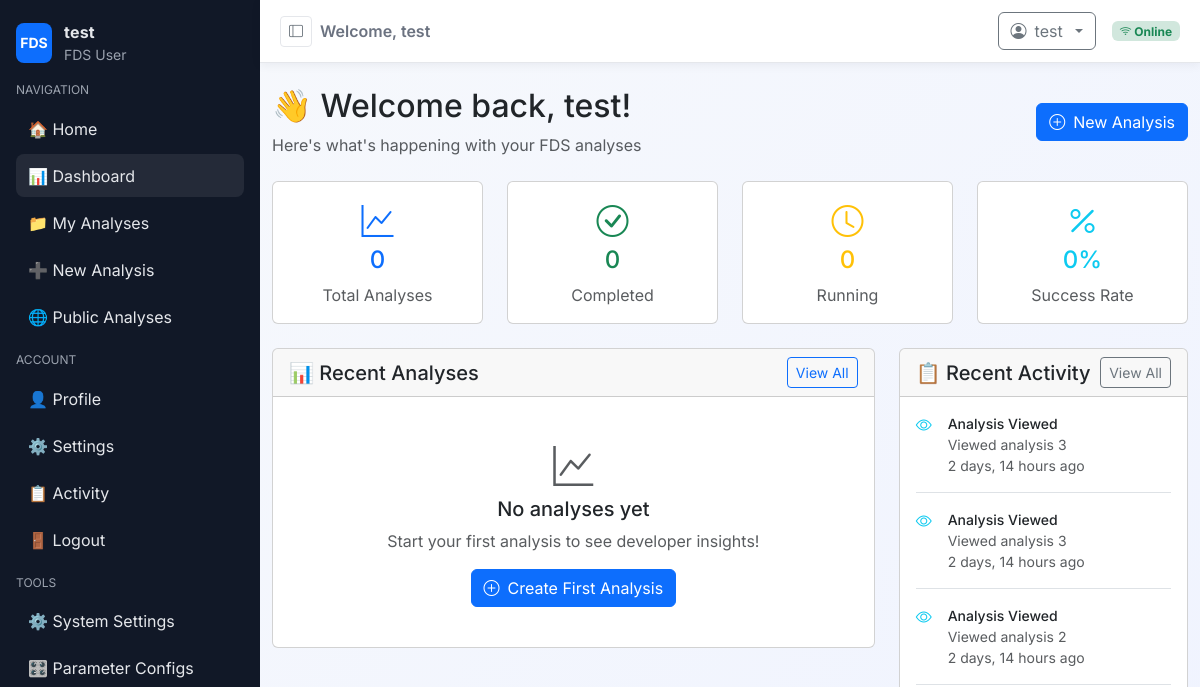
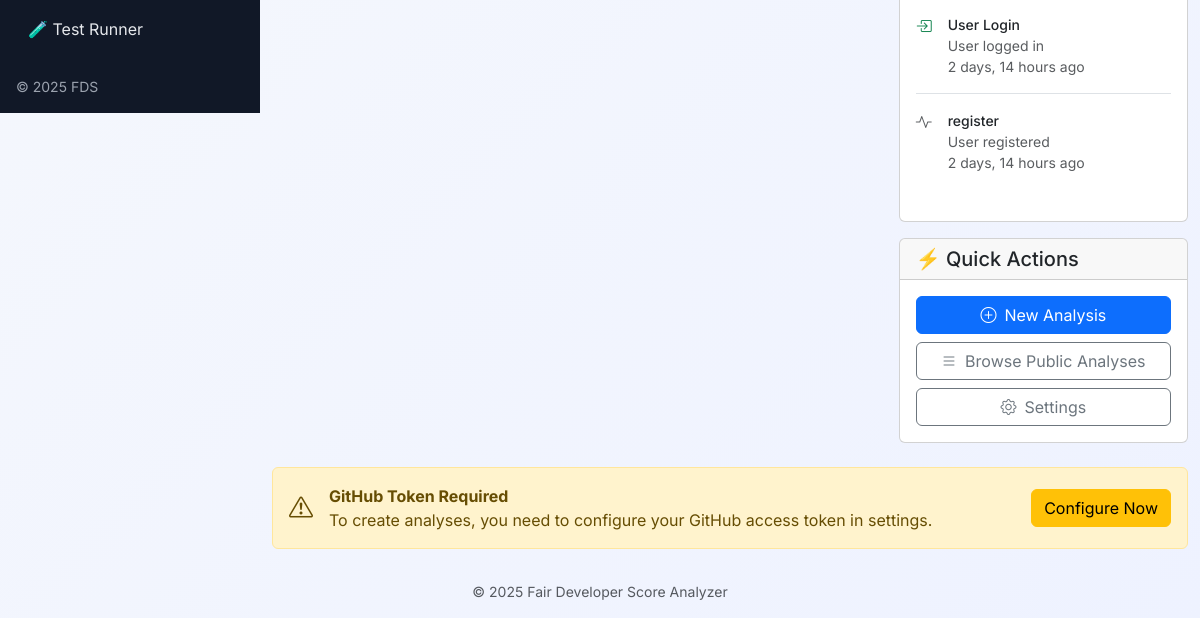
Before: /dashboard/ (signed in) with the older database file (2 pictures, top to bottom).
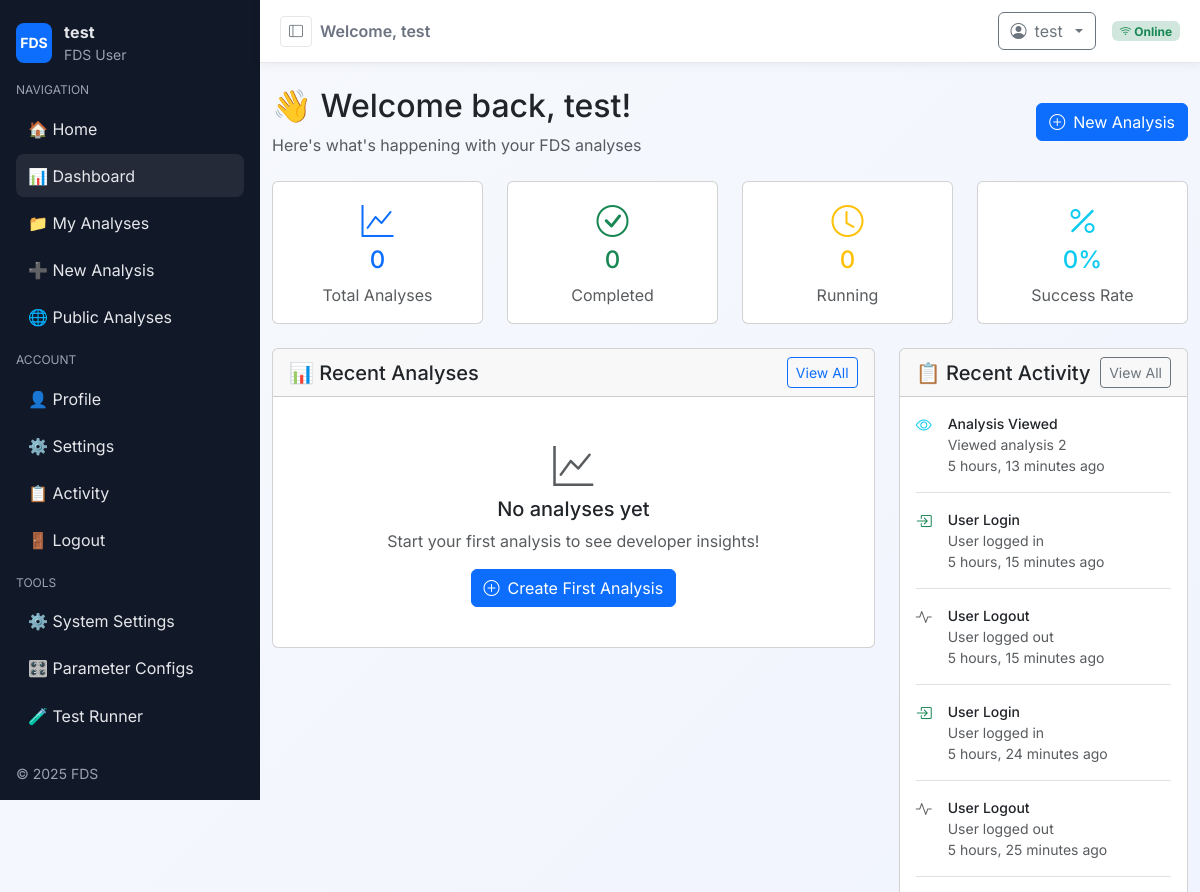
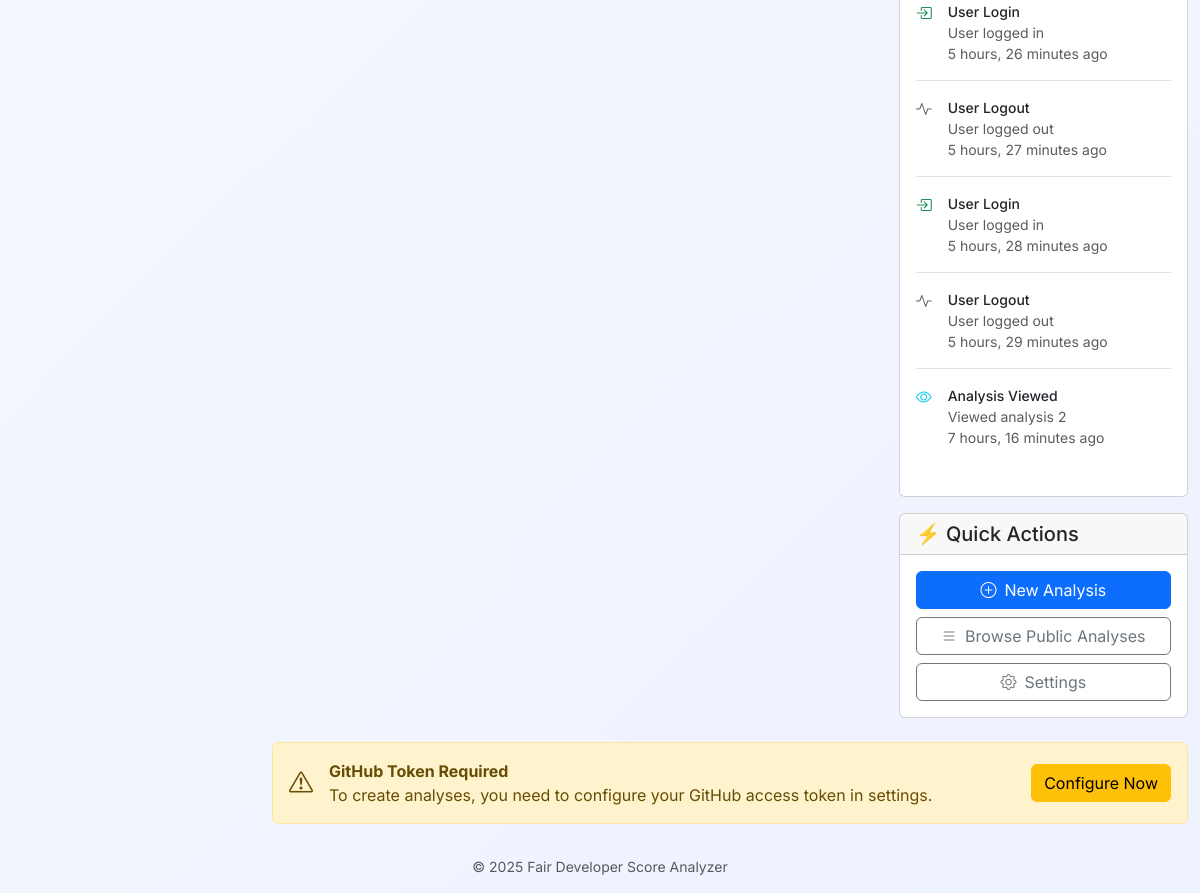
After: the same page with the newer database file (2 pictures, top to bottom).
### dev_productivity/models.py (models this page shows, shortened)
class ActivityLog(models.Model):
    ACTION_CHOICES = [
        ('login', 'User Login'),
        ('logout', 'User Logout'),
        ('analysis_create', 'Analysis Created'),
        ('analysis_view', 'Analysis Viewed'),
        ('analysis_delete', 'Analysis Deleted'),
        ('analysis_share', 'Analysis Shared'),
        ('settings_update', 'Settings Updated'),
        ('token_update', 'GitHub Token Updated'),
    ]
    user = models.ForeignKey(User, on_delete=models.CASCADE, related_name='activity_logs')
    action = models.CharField(max_length=30, choices=ACTION_CHOICES)
    description = models.TextField(blank=True)
    ip_address = models.GenericIPAddressField(blank=True, null=True)
    user_agent = models.TextField(blank=True)
    analysis = models.ForeignKey(FDSAnalysis, on_delete=models.SET_NULL, null=True, blank=True)
    metadata = models.JSONField(default=dict, blank=True)
    created_at = models.DateTimeField(default=timezone.now)
    class Meta:
        ordering = ['-created_at']

### dev_productivity/auth_views.py (the view)
# urls.py: path('dashboard/', auth_views.user_dashboard, name='user_dashboard'),
@login_required
def user_dashboard(request):
    user = request.user
    recent_analyses = user.analyses.all()[:5]
    total_analyses = user.analyses.count()
    completed_analyses = user.analyses.filter(status='completed').count()
    running_analyses = user.analyses.filter(status='running').count()
    recent_activity = user.activity_logs.all()[:10]
    success_rate = (completed_analyses / total_analyses * 100) if total_analyses > 0 else 0
    context = {
        'user': user,
        'recent_analyses': recent_analyses,
        'total_analyses': total_analyses,
        'completed_analyses': completed_analyses,
        'running_analyses': running_analyses,
        'success_rate': success_rate,
        'recent_activity': recent_activity,
    }
    return render(request, 'dev_productivity/auth/dashboard.html', context)

### dev_productivity/models.py (called while the page is built)
    def get_full_name(self):
        return f"{self.first_name} {self.last_name}".strip()

### dev_productivity/templates/dev_productivity/auth/dashboard.html (shortened to what the changed rows need)
{% extends 'dev_productivity/base.html' %}
{% block content %}
<div class="d-flex justify-content-between align-items-center mb-4">
    <div>
        <h2>👋 Welcome back, {% if user.first_name %}{{ user.first_name }}{% else %}{{ user.username }}{% endif %}!</h2>
    </div>
</div>
<div class="row">
    <div class="col-md-4">
        <div class="card">
            <div class="card-body">
                {% if recent_activity %}
                    {% for activity in recent_activity %}
                        <div class="d-flex align-items-start mb-3 pb-3 {% if not forloop.last %}border-bottom{% endif %}">
                            <div class="flex-shrink-0 me-3">
                                {% if activity.action == 'login' %}
                                    <i class="bi bi-box-arrow-in-right text-success"></i>
                                {% elif activity.action == 'analysis_create' %}
                                    <i class="bi bi-plus-circle text-primary"></i>
                                {% elif activity.action == 'analysis_view' %}
                                    <i class="bi bi-eye text-info"></i>
                                {% elif activity.action == 'analysis_delete' %}
                                    <i class="bi bi-trash text-danger"></i>
                                {% else %}
                                    <i class="bi bi-activity text-muted"></i>
                                {% endif %}
                            </div>
                            <div class="flex-grow-1">
                                <div class="small fw-medium">{{ activity.get_action_display }}</div>
                                {% if activity.description %}
                                    <div class="small text-muted">{{ activity.description }}</div>
                                {% endif %}
                                <div class="small text-muted">{{ activity.created_at|timesince }} ago</div>
                            </div>
                        </div>
                    {% endfor %}
                {% else %}
                    <div class="text-center py-3">
                        <i class="bi bi-activity fs-3 text-muted mb-2"></i>
                        <p class="text-muted mb-0">No recent activity</p>
                    </div>
                {% endif %}
            </div>
        </div>
    </div>
</div>
{% endblock %}

Changed rows visible on the page:
no longer on this page (row unchanged): ActivityLog: action "Analysis Viewed", description "Viewed analysis 3", created_at "2 days, 14 hours"
no longer on this page (row unchanged): ActivityLog: action "Analysis Viewed", description "Viewed analysis 3", created_at "2 days, 14 hours"
no longer on this page (row unchanged): ActivityLog: action "Analysis Viewed", description "Viewed analysis 2", created_at "2 days, 14 hours"
no longer on this page (row unchanged): ActivityLog: action "User Login", description "User logged in", created_at "2 days, 14 hours"
no longer on this page (row unchanged): ActivityLog: action "register", description "User registered", created_at "2 days, 14 hours"
added ActivityLog: action "Analysis Viewed", description "Viewed analysis 2", created_at "5 hours, 13 minutes"
added ActivityLog: action "User Login", description "User logged in", created_at "5 hours, 15 minutes"
added ActivityLog: action "User Logout", description "User logged out", created_at "5 hours, 15 minutes"
added ActivityLog: action "User Login", description "User logged in", created_at "5 hours, 24 minutes"
added ActivityLog: action "User Logout", description "User logged out", created_at "5 hours, 25 minutes"
added ActivityLog: action "User Login", description "User logged in", created_at "5 hours, 26 minutes"
added ActivityLog: action "User Logout", description "User logged out", created_at "5 hours, 27 minutes"
added ActivityLog: action "User Login", description "User logged in", created_at "5 hours, 28 minutes"
added ActivityLog: action "User Logout", description "User logged out", created_at "5 hours, 29 minutes"
added ActivityLog: action "Analysis Viewed", description "Viewed analysis 2", created_at "7 hours, 16 minutes"
